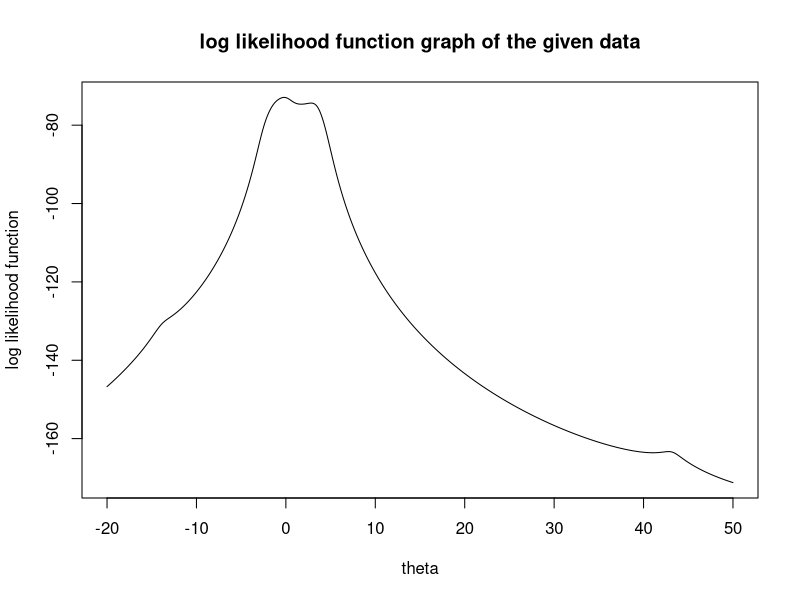
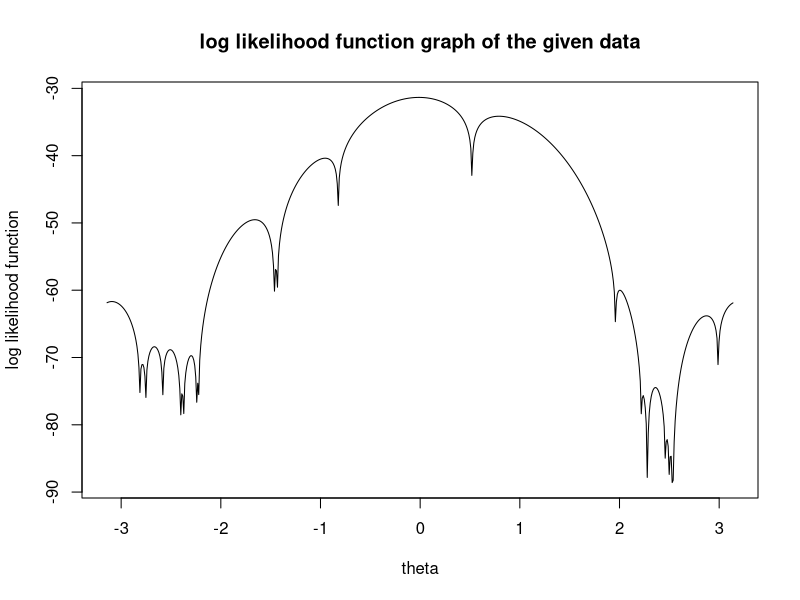

Write the R code that produced these figures, in order.
## ---- chunk 1
x1=c(-13.87,-2.53,-2.44,-2.40,-1.75,-1.34,-1.05,-0.23,-0.07, 0.27, 1.77, 2.76, 3.29, 3.47, 3.71,3.80, 4.24, 4.53, 43.21, 56.75)

llf = function(theta){
  sapply(theta,function(theta){-length(x1)*log(pi)-sum(log(1+(theta-x1)^2))})
  }

t <- seq(from = -20 , to = 50 ,by = 0.01) 

plot(t,llf(t),type = "l",xlab = "theta", ylab="log likelihood function",main = "log likelihood function graph of the given data" )
## ---- chunk 2
start=c(-11,-1, 0, 1.4, 4.1, 4.8, 7, 8, 38)
#first order
l1=function(x){
  -2*sum((x-x1)/(1+(x-x1)^2))
}
#second order
l2=function(x){
  -2*sum((1-(x-x1)^2)/(1+(x-x1)^2)^2)
}

#Newton-Raphson method
NR=function(x0){
  a=x0
  a1=a+2
  t=0
  while (abs(a1-a)>0.001){
    a1=a
    h=-l1(a)/l2(a)
    a=a+h
    if (t>30){return(a)}#maximum interation control
    if (abs(a1-a)>10^5){return(NA)}#it did not converge.
    t=t+1
  }
  a
}
## ---- chunk 3
a = sapply(start,NR)
rbind(start,"theta value" = a,"function value"=llf(a))
## ---- chunk 4
NR2=function(x0){
  a=x0
  a1=a+2
  t=0
  while (abs(a1-a)>0.001){
    a1=a
    h=2*l1(a)/length(x1)
    a=a+h
    if (t>30){return(a)}#maximum interation control
    if (abs(a1-a)>10^5){return(NA)}#if it did not converge.
    t=t+1
  }
  a
}
start2 = sapply(start,NR2)
## ---- chunk 5
start2
## ---- chunk 6
a = sapply(start2,NR)
rbind(start,"new initialpoint"=start2,"theta value" = a,"function value"=llf(a))
## ---- chunk 7
x1 = c(0.52, 1.96, 2.22, 2.28, 2.28, 2.46, 2.50, 2.53, 2.54, 2.99, 3.47, 3.53,3.70, 3.88, 3.91, 4.04, 4.06, 4.82, 4.85, 5.46)
#log likelihood function
llf=function(theta){
  sapply(theta,function(theta){sum(log(1-cos(x1-theta)))-length(x1)*log(2*pi)})
}

t <- seq(from = -pi , to = pi ,by = 0.01) 

plot(t,llf(t),type = "l",xlab = "theta", ylab="log likelihood function",main = "log likelihood function graph of the given data" )
## ---- chunk 8
x0=asin(mean(x1)-pi)
x0
## ---- chunk 9
l1=function(theta){
  sum((-sin(x1-theta))/(1-cos(x1-theta)))
}
l2=function(theta){
  sum((-1)/(1-cos(x1-theta)))
}

NR=function(x0){
  a=x0
  a1=a+2
  t=0
  while (abs(a1-a)>10^-15){
    a1=a
    h=-l1(a)/l2(a)
    a=a+h
    if (t>50){return(a)}#maximum interation control
    if (abs(a1-a)>10^5){return(NA)}#it did not converge.
    t=t+1
  }
  a
}

start=x0
theta_hat=sapply(start,NR)
func_value=sapply(theta_hat,llf)
rbind(start,theta_hat,func_value)
## ---- chunk 10
start=c(-2.7,2.7)
theta_hat=sapply(start,NR)
func_value=sapply(theta_hat,llf)
rbind(start,theta_hat,func_value)
## ---- chunk 11
t <- seq(from = -pi , to = pi ,length.out = 200) 
theta=sapply(t,NR)
data.frame(table(theta))
## ---- chunk 12
x = c(0.02, 0.06, 0.11, 0.22, 0.56, 1.10, 0.02, 0.06, 0.11, 0.22, 0.56, 1.10)
y = c(47, 97, 123, 152, 191, 200, 76, 107, 139, 159, 201, 207)
## ---- chunk 13
y2=1/y
x2=1/x
coef = lm(y2~x2)$coef
print(paste("beta0 is",coef[1],"beta1 is",coef[2]))
## ---- chunk 14
theta1=1/coef[1]
theta2=coef[2]/coef[1]
print(paste("theta1_hat is",theta1,"theta2_hat is",theta2))
## ---- chunk 15
g=function(theta){
  sum((y-(theta[1]*x)/(x+theta[2]))^2)
}
g1=function(theta){
  2*sum((y-(theta[1]*x)/(x+theta[2]))*(-x/(x+theta[2])))
}
g2=function(theta){
  2*sum((y-(theta[1]*x)/(x+theta[2]))*(theta[1]*x/(x+theta[2])^2))
}
g11=function(theta){
  2*sum((x/(x+theta[2]))^2)
}
g12=function(theta){
  2*sum(y*x/(x+theta[2])^2-2*theta[1]*x^2/(x+theta[2])^3)
}
g22=function(theta){
  2*sum(-2*y*x*theta[1]/(x+theta[2])^3+3*x^2*theta[1]^2/(x+theta[2])^4)
}

NR=function(theta){
  a=theta
  a1=a+2
  t=0
  while (sum(abs(a1-a))>0.0001){
    a1=a
    
    f1=c(g1(a),g2(a))
    hessian=matrix(c(g11(a),g12(a),g12(a),g22(a)),2,2)
    
    h=-solve(hessian)%*%f1
    a=a+h
    if (t>100){return(a)}#maximum interation control
    if (sum(abs(a1-a))>10^3){return(NA)}#it did not converge.
    t=t+1
  }
  a
}

theta=matrix(c(theta1,theta2),nrow=2)



## ---- chunk 16
a=NR(theta)
cbind("theta1"=a[1,1],"theta2"=a[2,1])
## ---- chunk 17
sd=function(theta){
  a=theta
  a1=a+2
  t=0
  while (norm((a1-a),"2")>0.0001){
    t=t+1
    a1=a
    f1=c(g1(a),g2(a))
    
    alpha=theta
    a=a1-alpha*f1
    while (g(a)>g(a1)) {
      alpha=alpha/2
      a=a1-alpha*f1
    }
    
    if (t>10000){return(a)}#maximum interation control
    if (sum(abs(a1-a))>10^5){return(NA)}#it did not converge.
    
  }
  a
}
a=sd(theta)

cbind("theta1"=a[1,1],"theta2"=a[2,1])
## ---- chunk 18
Z=function(theta){
  y-theta[1]*x/(x+theta[2])
}

A=function(theta){
  sapply(x,function(x){c(x/(x+theta[2]),-theta[1]*x/(x+theta[2])^2)})
}

gn=function(theta){
  a=theta
  a1=a+2
  t=0
  while (sum(abs(a1-a))>0.0001){
    a1=a
    a=a+solve(A(a)%*%t(A(a)))%*%A(a)%*%Z(a)
    if (t>100){return(a)}#maximum interation control
    if (sum(abs(a1-a))>10^3){return(NA)}#it did not converge.
    t=t+1
  }
  a
}
a=gn(theta)
cbind("theta1"=a[1,1],"theta2"=a[2,1])
